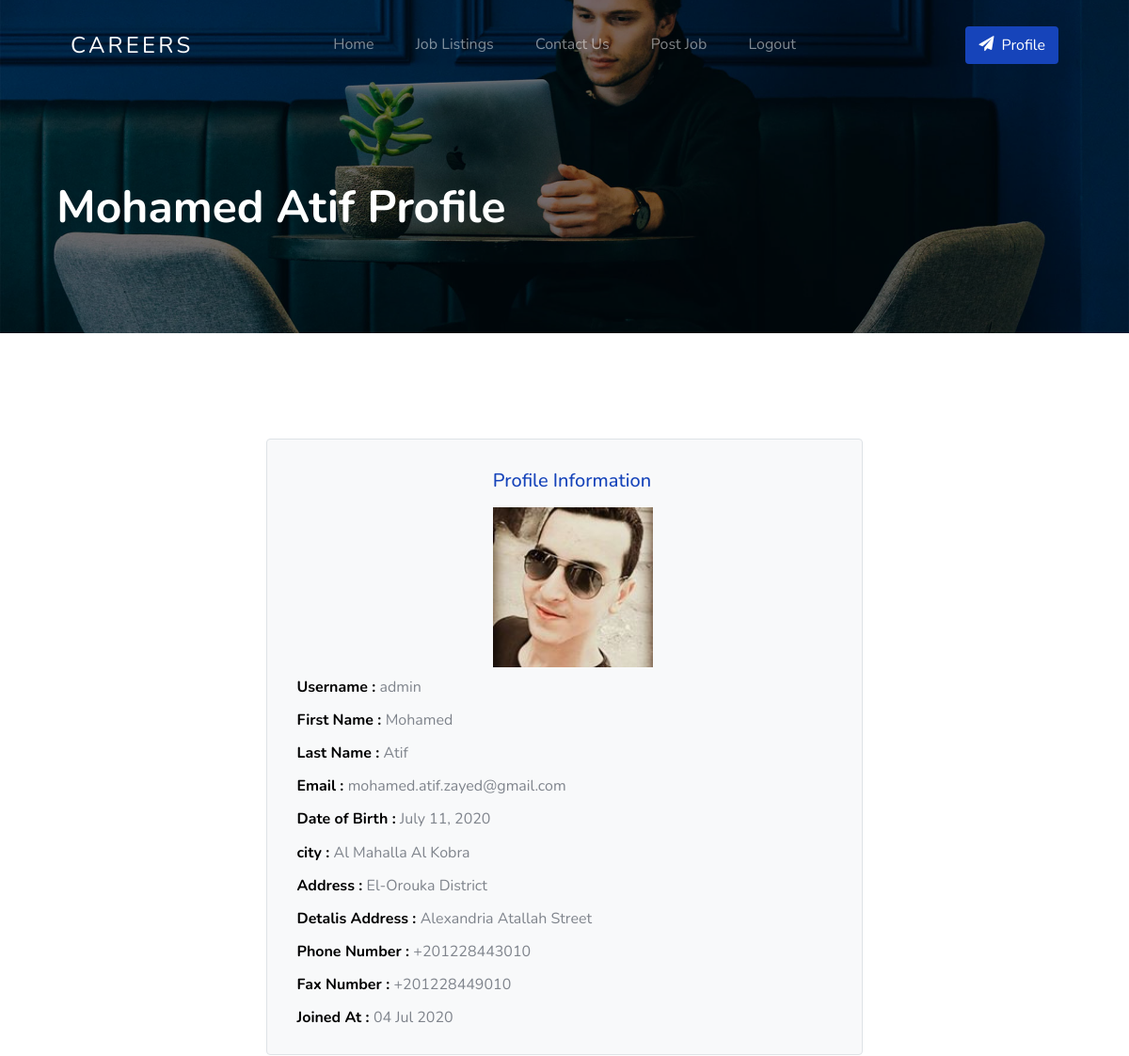
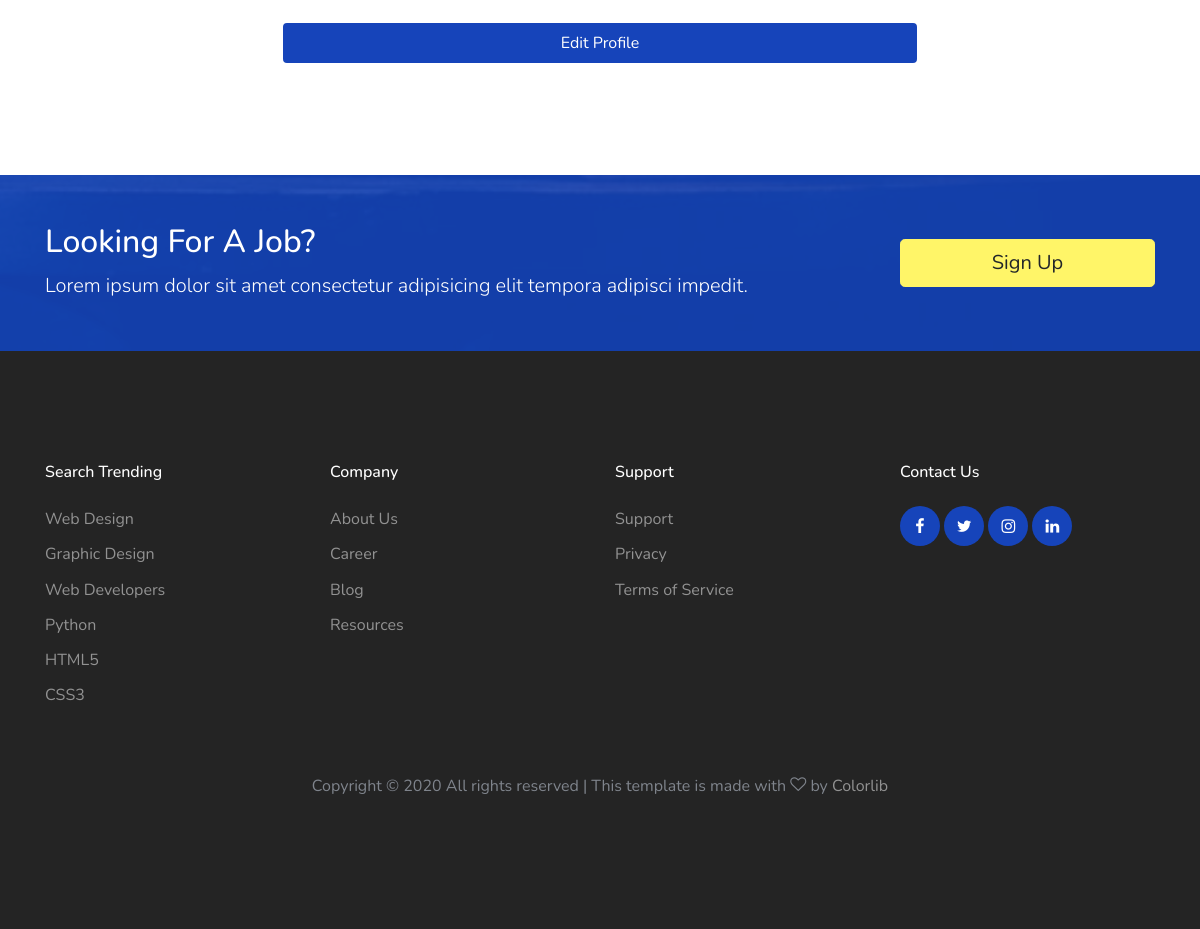
/accounts/profile/ (signed in), run on the app's committed database (2 pictures, top to bottom).
### accounts/models.py (models this page shows, shortened)
class Profile(models.Model):
    user = models.OneToOneField(User,on_delete=models.CASCADE)
    birthday = models.DateField(blank=True, null=True , help_text='Example : 2002-12-29' )
    city = models.CharField(max_length=255,blank=True, null=True)
    location = PlainLocationField(based_fields=['city'], zoom=7)
    address = models.CharField(max_length=100,blank=True, null=True)
    address_more = models.CharField(max_length=100, blank=True, null=True)
    phone_number = PhoneNumberField(blank=True, null=True , help_text='Example : +20 the number')
    fax_number = PhoneNumberField(blank=True, null=True , help_text='Example : +20 the number')
    image = models.ImageField(upload_to='profile_im/', blank=True, null=True)

### accounts/views.py (the view)
# urls.py: path('profile/' , views.profile_information , name='profile'),
@login_required
def profile_information(request):
    profile_info = Profile.objects.get(user=request.user)
    context = {'profile':profile_info}
    return render(request,'accounts/profile.html',context)

### accounts/templates/accounts/profile.html
{% extends 'base.html' %}
{% load bootstrap4 %}
{% block title %}
{{profile.user.first_name}} {{profile.user.last_name}} Profile
{% endblock title %}
{% block body %}
<section class="site-section">
    <div class="container">
      <div class="row">
        <div class="col-lg-7 mx-auto">
          <div class="bg-light p-3 border rounded mb-4">
            <h3 class="text-primary  mt-3 h5 pl-3 mb-3" style="text-align: center;" >Profile Information</h3>
            <ul class="list-unstyled pl-3 mb-0">
              <li class="mb-2 ml-5 "><div class="ml-5" ><div class="ml-5" ><div class="ml-3" ><img style="width:170px;height:170px;" class="ml-5" src='{{profile.image.url}}'></div></div></div></li>
              <li class="mb-2"><strong class="text-black">Username : </strong>{{profile.user.username}}</li>
              <li class="mb-2"><strong class="text-black">First Name : </strong>{{profile.user.first_name}}</li>
              <li class="mb-2"><strong class="text-black">Last Name : </strong>{{profile.user.last_name}}</li>
              <li class="mb-2"><strong class="text-black">Email : </strong>{{profile.user.email}}</li>
              <li class="mb-2"><strong class="text-black">Date of Birth : </strong>{{profile.birthday}}</li>
              <li class="mb-2"><strong class="text-black">city : </strong>{{profile.city}}</li>
              <li class="mb-2"><strong class="text-black">Address : </strong>{{profile.address}}</li>
              <li class="mb-2"><strong class="text-black">Detalis Address : </strong>{{profile.address_more}}</li>
              <li class="mb-2"><strong class="text-black">Phone Number : </strong>{{profile.phone_number}}</li>
              <li class="mb-2"><strong class="text-black">Fax Number : </strong>{{profile.fax_number}}</li>
              <li class="mb-2"><strong class="text-black">Joined At : </strong>{{profile.user.date_joined|date:'d M o'}}</li>
            </ul>
          </div>
          <a href="{% url 'accounts:edit_profile' %}" class="btn btn-primary border-width-2 d-none d-lg-inline-block col-lg-12" >Edit Profile</a>
        </div>
      </div>
    </div>
  </section>
{% endblock body %}

### static/css/style.css (style rules this page uses)
body { font-weight: 400; font-size: 1rem; line-height: 1.7; position: relative; }
body:after { content: ""; position: absolute; top: 0; left: 0; right: 0; bottom: 0; background: rgba(0, 0, 0, 0.7); z-index: 100; opacity: 0; visibility: hidden; -webkit-transition: .3s all ease; -o-transition: .3s all ease; transition: .3s all ease; }
h1, h2, h3, h4 { color: #000; }
.site-section { padding-top: 7rem; padding-bottom: 7rem; position: relative; z-index: 2; }
.text-black { color: #000 !important; }
.btn:after, .btn:before { display: none; }
.btn.btn-primary { color: #fff; }
.border-width-2 { border-width: 2px !important; }

### data on the page
Profile: user.first_name "Mohamed", user.last_name "Atif", image (picture), user.username "admin", user.email "mohamed.atif.zayed@gmail.com", birthday "July 11, 2020", city "Al Mahalla Al Kobra", address "El-Orouka District", address_more "Alexandria Atallah Street", phone_number "+201228443010", fax_number "+201228449010", user.date_joined "04 Jul 2020"
